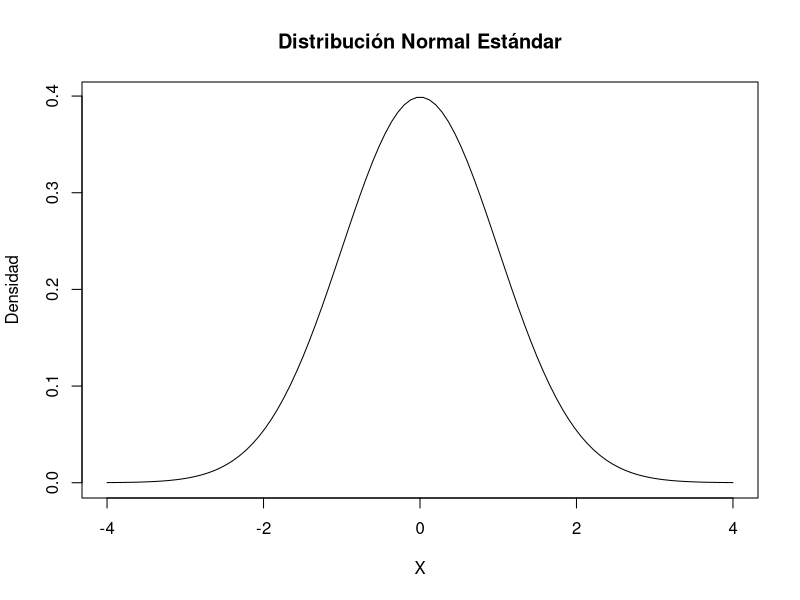
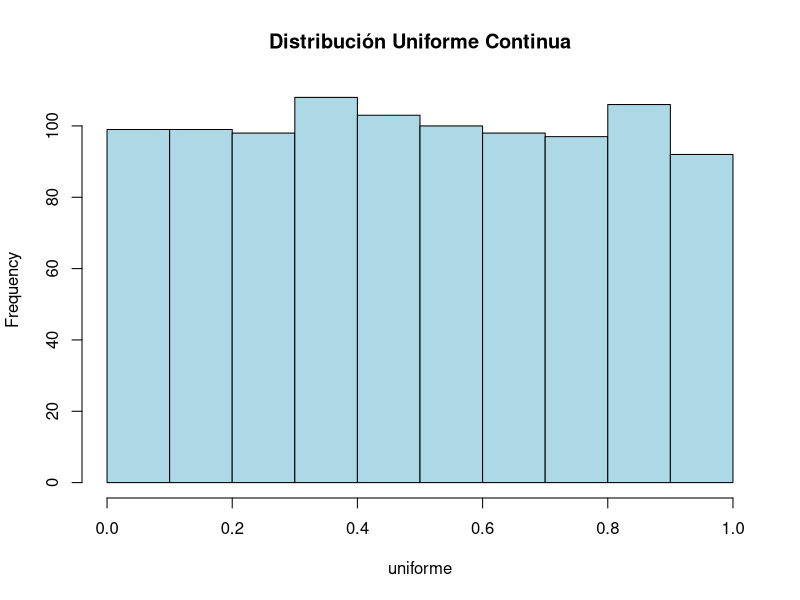
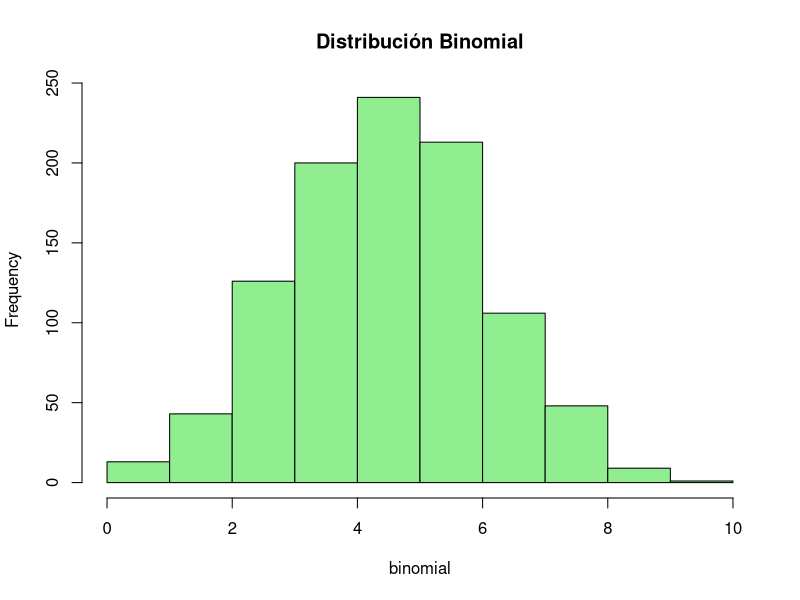
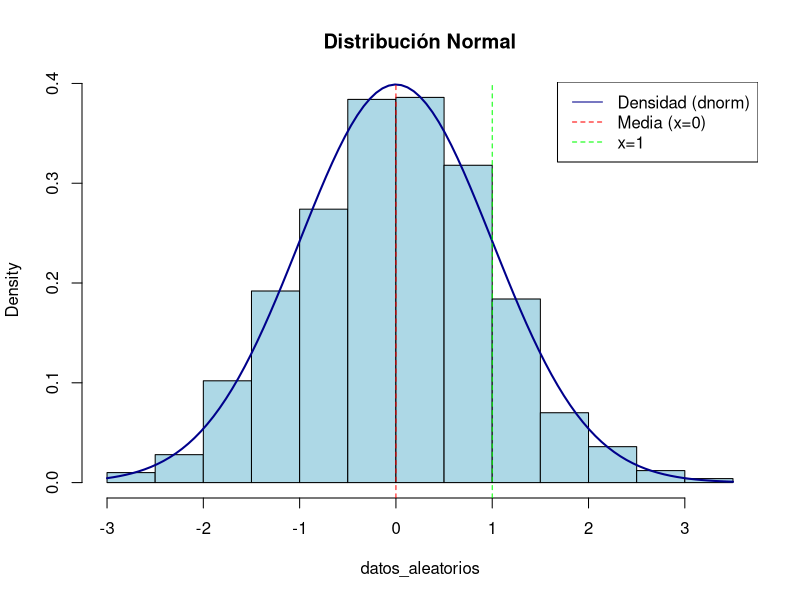
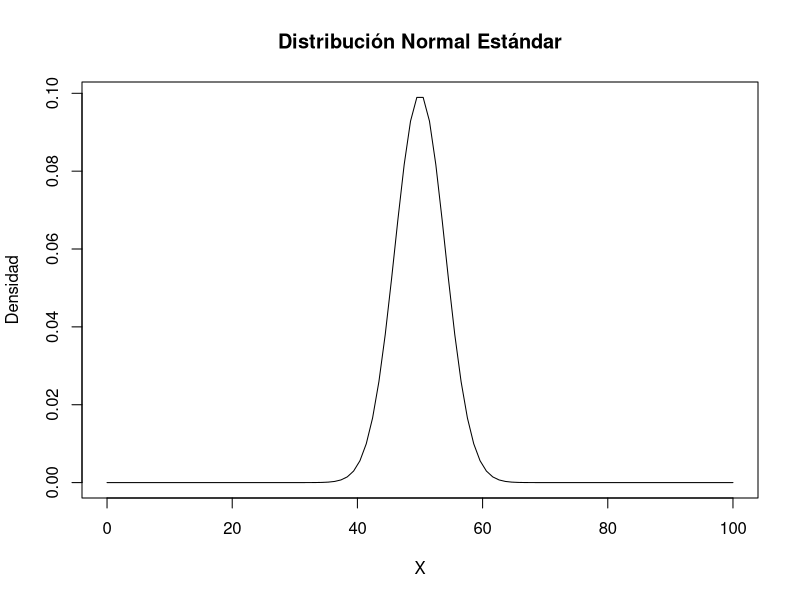
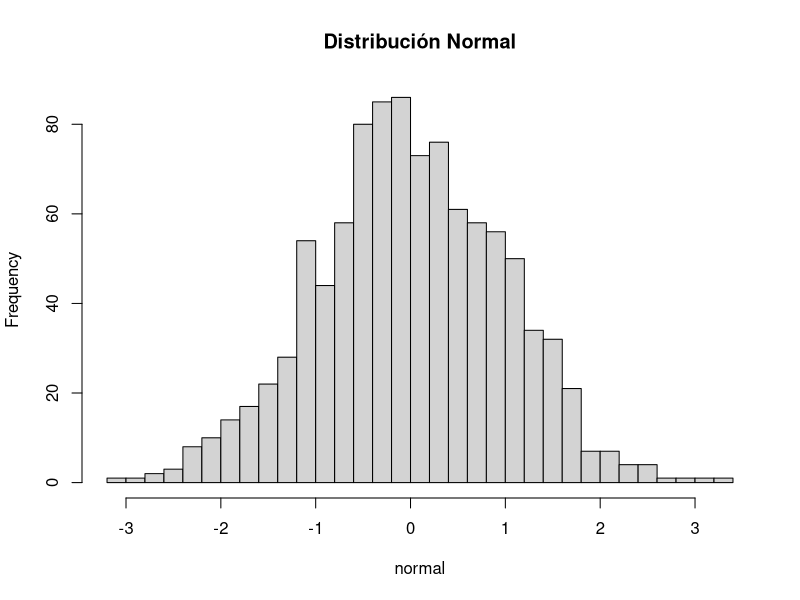
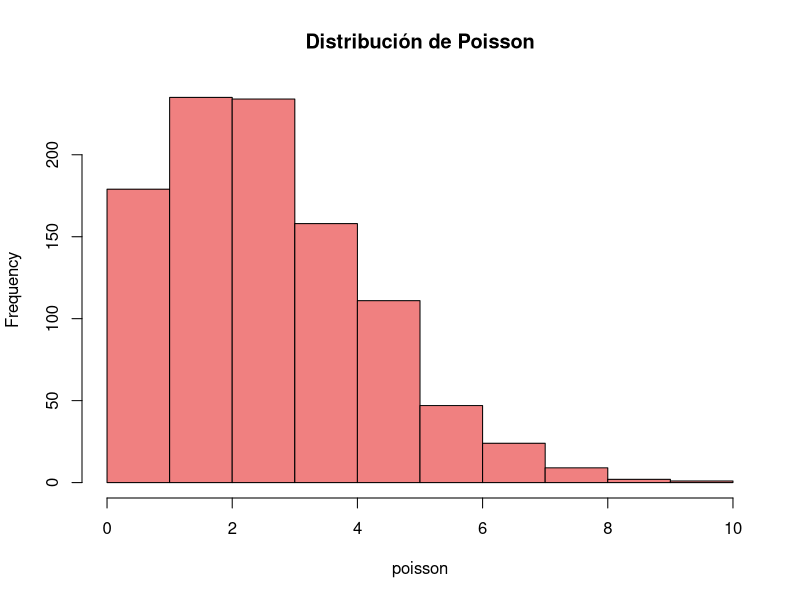
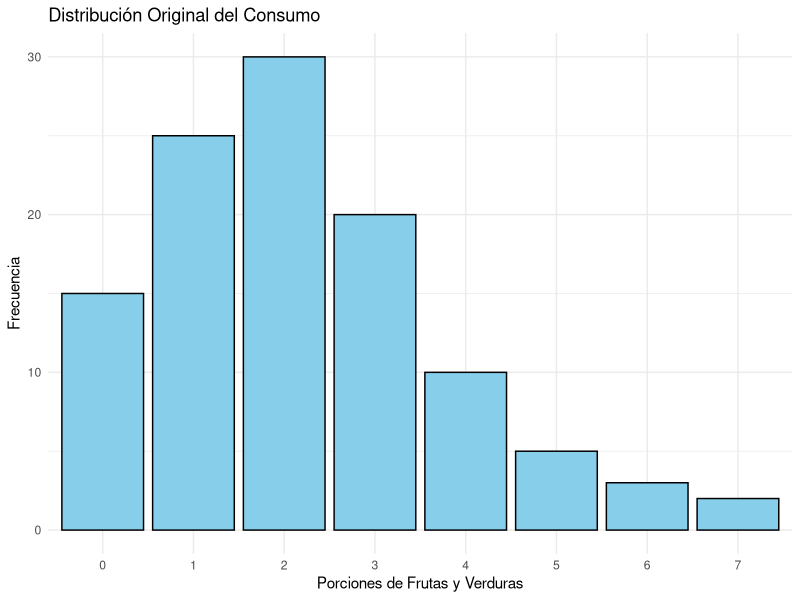

Source code (R) for these figures, in order:
## ---- chunk 1
knitr::opts_chunk$set(echo = TRUE)
## ---- chunk 2
# Código en R para graficar una distribución normal estándar
x <- seq(-4, 4, length=100)
y <- dnorm(x)

plot(x, y, type="l", main="Distribución Normal Estándar", xlab="X", ylab="Densidad")
## ---- chunk 3
# Distribución uniforme continua
set.seed(123) # Para reproducibilidad
uniforme <- runif(1000, min=0, max=1) # 1000 números aleatorios entre 0 y 1
hist(uniforme, main="Distribución Uniforme Continua", col="lightblue")
## ---- chunk 4
# Distribución binomial
set.seed(123) # Para reproducibilidad
binomial <- rbinom(1000, size=10, prob=0.5) # 1000 números aleatorios
hist(binomial, main="Distribución Binomial", col="lightgreen")
## ---- chunk 5
# Generar 1000 números aleatorios con distribución normal
datos_aleatorios <- rnorm(1000, mean = 0, sd = 1)

# Calcular la densidad de probabilidad para algunos valores
densidad_en_cero <- dnorm(0, mean = 0, sd = 1) # Densidad en la media
densidad_en_uno <- dnorm(1, mean = 0, sd = 1)  # Densidad a una desviación estándar de la media

# Visualizar la distribución normal y la densidad de algunos puntos
hist(datos_aleatorios, probability = TRUE, col = "lightblue", main = "Distribución Normal")
curve(dnorm(x, mean = 0, sd = 1), add = TRUE, col = "darkblue", lwd = 2)
abline(v = 0, col = "red", lty = 2)
abline(v = 1, col = "green", lty = 2)
legend("topright", legend = c("Densidad (dnorm)", "Media (x=0)", "x=1"), col = c("darkblue", "red", "green"), lty = c(1, 2, 2))
  
## ---- chunk 6
x <- seq(0, 100, length=100)
y <- dnorm(x, mean = 50, sd = 4)

plot(x, y, type="l", main="Distribución Normal Estándar", xlab="X", ylab="Densidad")
## ---- chunk 7
# Distribución normal
normal <- rnorm(1000, mean=0, sd=1) # 1000 valores con media 0 y desviación estándar 1
hist(normal, main="Distribución Normal", col="lightgrey", breaks=30)
## ---- chunk 8
# Distribución de Poisson
poisson <- rpois(1000, lambda=3) # 1000 eventos, tasa media de 3 eventos por intervalo
hist(poisson, main="Distribución de Poisson", col="lightcoral")
## ---- chunk 9
consumo <- c(rep(0,15), rep(1,25), rep(2,30), rep(3,20), rep(4,10), rep(5,5), rep(6,3), rep(7,2))
consumo_binario <- ifelse(consumo >= 5, 1, 0)

# análisis binomial
proporcion_cumplen <- sum(consumo_binario) / length(consumo_binario)

library(ggplot2)

datos <- data.frame(consumo, consumo_binario)

# Gráfico de distribución original
ggplot(datos, aes(x=factor(consumo))) +
  geom_bar(fill="skyblue", color="black") +
  labs(title="Distribución Original del Consumo",
       x="Porciones de Frutas y Verduras",
       y="Frecuencia") +
  theme_minimal()

# Gráfico después de la simplificación binaria
datos$consumo_categorizado <- ifelse(datos$consumo_binario == 1, "Cumple", "No Cumple")
ggplot(datos, aes(x=factor(consumo_categorizado), fill=factor(consumo_categorizado))) +
  geom_bar(color="black") +
  scale_fill_manual(values=c("No Cumple"="salmon", "Cumple"="lightgreen")) +
  labs(title="Distribución Binaria del Cumplimiento",
       x="Cumplimiento de la Recomendación",
       y="Frecuencia") +
  theme_minimal()
## ---- chunk 10
# Simulación de IMCs para una muestra de 50 personas
set.seed(123) # Para reproducibilidad
IMCs <- rnorm(50, mean = 24, sd = 4) # Media 24, desviación estándar 4

# Cálculo de la media muestral y el intervalo de confianza del 95%
media_muestral <- mean(IMCs)
error_estandar <- sd(IMCs) / sqrt(length(IMCs))
margen_error <- qnorm(0.975) * error_estandar # 1.96 aproximadamente para el 95% IC

# Intervalo de confianza del 95%
IC_inferior <- media_muestral - margen_error
IC_superior <- media_muestral + margen_error

cat("Intervalo de confianza del 95% para el IMC medio:", IC_inferior, "-", IC_superior)
## ---- chunk 11
library(ggplot2)

# Establecer la semilla para reproducibilidad
set.seed(0)

# Parámetros de la simulación
media_poblacional <- 26  # Media real de la población
desviacion_estandar <- 4  # Desviación estándar de la población
tamano_muestra <- 50  # Tamaño de cada muestra
n_muestras <- 100  # Número de muestras
errores_estandar <- desviacion_estandar / sqrt(tamano_muestra)

# Generar medias muestrales y calcular intervalos de confianza
medias_muestrales <- rnorm(n_muestras, media_poblacional, errores_estandar)
limites_inferiores <- medias_muestrales - 1.96 * errores_estandar
limites_superiores <- medias_muestrales + 1.96 * errores_estandar

# Crear un dataframe para ggplot
df <- data.frame(
  Muestra = 1:n_muestras,
  MediaMuestral = medias_muestrales,
  LimiteInferior = limites_inferiores,
  LimiteSuperior = limites_superiores,
  ContieneMedia = ifelse(limites_inferiores <= media_poblacional & limites_superiores >= media_poblacional, TRUE, FALSE)
)

# Graficar usando ggplot2
ggplot(df, aes(x = Muestra)) +
  geom_errorbar(aes(ymin = LimiteInferior, ymax = LimiteSuperior, colour = ContieneMedia), width = 0.4) +
  geom_hline(yintercept = media_poblacional, linetype = "dashed", color = "black") +
  scale_colour_manual(values = c("TRUE" = "skyblue", "FALSE" = "red")) +
  labs(title = "100 Intervalos de Confianza del 95% para el IMC Medio de la Muestra",
       y = "Intervalo de Confianza del IMC",
       x = "Número de Muestra") +
  theme_minimal() +
  theme(legend.position = "none")  # Ocultar leyenda

## ---- chunk 12
# Simulación de una población
poblacion <- rnorm(1000, mean = 25, sd = 5) # IMC de una población

# Selección aleatoria simple
set.seed(123)
muestra_simple <- sample(poblacion, 50)
## ---- chunk 13
# Creación de una población estratificada
grupo_edad <- sample(c("18-25", "26-35", "36-45", "46-55"), 1000, replace = TRUE)
poblacion_estratificada <- data.frame(IMC = poblacion, GrupoEdad = grupo_edad)

# Muestreo estratificado
library(dplyr)
muestra_estratificada <- poblacion_estratificada %>%
  group_by(GrupoEdad) %>%
  sample_n(10)
## ---- chunk 14
# Creación de una población por conglomerados
region <- sample(c("Norte", "Sur", "Este", "Oeste"), 1000, replace = TRUE)
poblacion_conglomerados <- data.frame(IMC = poblacion, Region = region)

# Muestreo por conglomerados
muestra_conglomerados <- poblacion_conglomerados %>%
  distinct(Region) %>%
  sample_n(2, replace = FALSE) %>%
  inner_join(poblacion_conglomerados, by = "Region")
## ---- chunk 15
# Generar datos simulados
datos <- c(1, 2, 4, 5, 48)

# Cálculo de medidas de resumen
media <- mean(datos)
mediana <- median(datos)
cuartil_inferior <- quantile(datos, 0.25)
cuartil_superior <- quantile(datos, 0.75)

# Visualización con histograma
hist(datos, main = "Distribución de Datos Simulados", xlab = "Valor", ylab = "Frecuencia")

# Añadir líneas para media y mediana
abline(v = media, col = "red", lwd = 2, lty = 2)
abline(v = mediana, col = "blue", lwd = 2, lty = 2)
legend("topright", legend = c("Media", "Mediana"), col = c("red", "blue"), lty=2, lwd=2)
## ---- chunk 16
# Conjunto de datos de ejemplo
datos <- c(1, 2, 3, 4, 5, 6, 7, 8, 9, 10)

# Calcular percentiles específicos
percentiles <- quantile(datos, probs = c(0.25, 0.5, 0.75))

# Mostrar los resultados
print(percentiles)
## ---- chunk 17
# Puntuaciones de examen de ejemplo
puntuaciones_examen <- c(55, 60, 65, 70, 75, 80, 85, 90, 95, 100)

# Calcular percentiles específicos
percentiles_examen <- quantile(puntuaciones_examen, probs = c(0.1, 0.25, 0.5, 0.75, 0.9))

# Mostrar los resultados
print(percentiles_examen)
## ---- chunk 18
# Simulación de 15 muestras de 100 personas
set.seed(123) # Para reproducibilidad
proporciones_15 <- rbinom(15, 100, 0.25) / 100
hist(proporciones_15, main = "Distribución de Proporciones (15 Muestras)", xlab = "Proporción", ylab = "Frecuencia")

# Simulación de 500 muestras de 100 personas
proporciones_500 <- rbinom(500, 100, 0.25) / 100
hist(proporciones_500, main = "Distribución de Proporciones (500 Muestras)", xlab = "Proporción", ylab = "Frecuencia")
## ---- chunk 19
# Cargar librerías necesarias
library(ggplot2)

# Parámetros de la simulación
n_samples <- c(1, 10, 30, 50)  # Diferentes tamaños de muestra
n_simulations <- 1000  # Número de simulaciones por tamaño de muestra
distribution_mean <- 0.5  # Media de la distribución uniforme
distribution_std <- sqrt(1/12)  # Desviación estándar de la distribución uniforme (0,1)

# Preparar los datos para la gráfica
data <- data.frame()

for (n in n_samples) {
  sample_means <- replicate(n_simulations, mean(runif(n, min = 0, max = 1)))
  
  data <- rbind(data, data.frame(
    Mean = sample_means,
    SampleSize = as.factor(n)
  ))
}

# Crear la gráfica
ggplot(data, aes(x = Mean, fill = SampleSize)) +
  geom_histogram(aes(y = after_stat(density)), binwidth = 0.01, alpha = 0.6) +
  geom_density(alpha = 0.4, color = "black") +
  geom_vline(xintercept = distribution_mean, color = "red", linetype = "dashed") +
  facet_wrap(~SampleSize, scales = "free") +
  labs(title = "Distribución de Promedios de Muestra con Diferentes Tamaños de Muestra",
       x = "Promedio de la muestra",
       y = "Densidad") +
  theme_minimal() +
  theme(legend.position = "none")

## ---- chunk 20
# Datos de ejemplo
observados <- matrix(c(10, 40, 30, 70), nrow = 2, byrow = TRUE,
                     dimnames = list(c("Con cáncer", "Sin cáncer"),
                                     c("Cumplen", "No cumplen")))

# Ejecutar prueba de chi-cuadrado
test_chi <- chisq.test(observados)

# Resultados
print(test_chi)
## ---- chunk 21
# Cargar las librerías necesarias
library(ggplot2)
library(tidyr)

# Definir una secuencia de grados de libertad
df_values <- c(2, 5, 10, 30)

# Crear una data frame para almacenar los datos
data <- data.frame(x = seq(-4, 4, length.out = 100))

# Calcular las densidades para cada grado de libertad
for(df in df_values) {
  data[[paste("df", df, sep = "_")]] <- dt(data$x, df)
}

# Convertir de formato ancho a largo usando tidyr::pivot_longer
data_long <- tidyr::pivot_longer(data, 
                                 cols = starts_with("df"), 
                                 names_to = "df", 
                                 values_to = "density")

# Ajustar el nombre de los grados de libertad para la leyenda
data_long$df <- factor(data_long$df, labels = paste("df =", df_values))

# Graficar
ggplot(data_long, aes(x = x, y = density, color = df)) +
  geom_line() +
  labs(title = "Distribuciones t de Student con diferentes grados de libertad",
       x = "Valor t",
       y = "Densidad") +
  scale_color_discrete(name = "Grados de libertad")

## ---- chunk 22
# Valores observados
observados <- matrix(c(40, 10, 70, 30), nrow = 2, byrow = TRUE,
                     dimnames = list("Cáncer" = c("Sí", "No"),
                                     "Consumo" = c("< 5 al día", ">= 5 al día")))

# Valores esperados
esperados <- matrix(c(36.7, 13.3, 73.3, 26.7), nrow = 2, byrow = TRUE,
                    dimnames = list("Cáncer" = c("Sí", "No"),
                                    "Consumo" = c("< 5 al día", ">= 5 al día")))

# Calcular la estadística chi-cuadrado
chi_cuadrado <- sum((observados - esperados)^2 / esperados)

# Grados de libertad
df <- (nrow(observados) - 1) * (ncol(observados) - 1)

# Obtener el valor p
p_valor <- pchisq(chi_cuadrado, df, lower.tail = FALSE)

# Mostrar resultados
list(chi_cuadrado = chi_cuadrado, grados_libertad = df, p_valor = p_valor)
## ---- chunk 23
# Datos ficticios
observados <- matrix(c(20, 30, 50, 25, 35, 40), nrow = 2, byrow = TRUE,
                     dimnames = list(genero = c("Masculino", "Femenino"),
                                     color = c("Azul", "Verde", "Rojo")))

# Prueba Chi-cuadrado de independencia
chisq.test(observados)
## ---- chunk 24
# Datos ficticios
grupo1 <- c(172, 175, 173, 169, 176)
grupo2 <- c(162, 165, 167, 160, 158)

# Prueba t de Student para muestras independientes
t.test(grupo1, grupo2)
